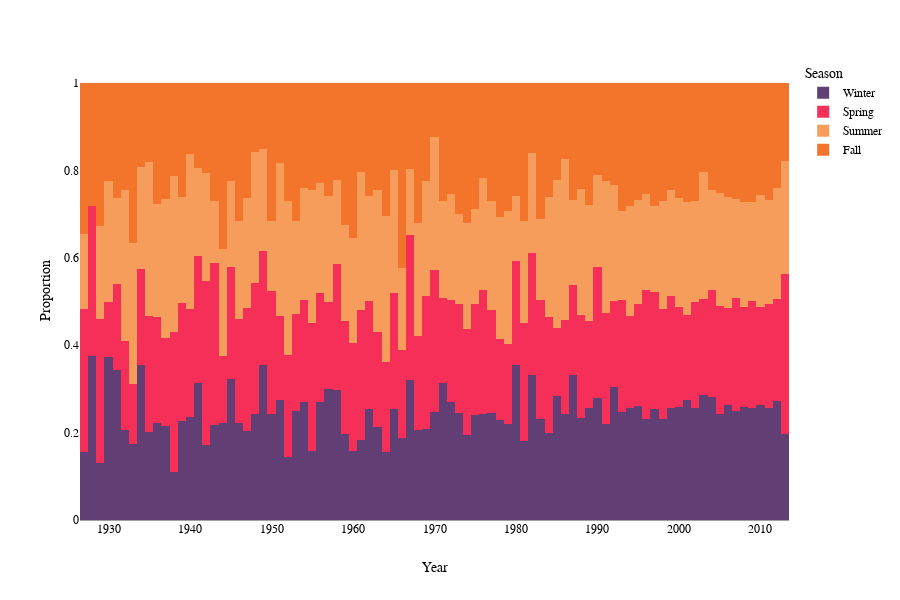

The code cell stored with this chart in its notebook:
### Code cell
# Group by 'year' and 'season' and calculate the fraction for each season
df_grouped = total_name_by_movie.groupby(['year', 'season'])['is_significant'].mean().reset_index()

# Resetting index to make 'year' and 'category' regular columns
df_reset = df_grouped.reset_index()

# Pivot the table to have 'category' as columns
pivot_table = df_reset.pivot_table(index='year', columns='season', values='is_significant', fill_value=0).reset_index()
display(pivot_table.sample(2))

# Calculate proportions for each category
pivot_table['total'] = pivot_table[['Winter', 'Spring', 'Summer', 'Fall']].sum(axis=1)
pivot_table['proportion_winter'] = pivot_table['Winter'] / pivot_table['total']
pivot_table['proportion_spring'] = pivot_table['Spring'] / pivot_table['total']
pivot_table['proportion_summer'] = pivot_table['Summer'] / pivot_table['total']
pivot_table['proportion_fall'] = pivot_table['Fall'] / pivot_table['total']

# Melt the pivot_table for better plotting
melted_df = pivot_table.melt(id_vars='year', value_vars=['proportion_winter', 'proportion_spring', 'proportion_summer', 'proportion_fall'],
                              var_name='season', value_name='proportion')

colors = ['#613F75', '#F52F57', '#F79D5C', '#F3752B']

# Plotting with Plotly
fig = px.bar(melted_df, x='year', y='proportion', color='season',
             labels={'proportion': 'Proportion', 'year': 'Year', 'season': 'Season'},
             color_discrete_sequence=colors,
             height=600,
            #  title='Proportion of Significance by Season Over Years',
             )

# Update the legend labels for each trace
fig.data[0].name = 'Winter'
fig.data[1].name = 'Spring'
fig.data[2].name = 'Summer'
fig.data[3].name = 'Fall'

fig.update_yaxes(title_standoff=10)
fig.update_layout(bargap=0)

# Show the plot
fig.show()

# Export to html
fig.write_html('q1_proportion_per_season.html', include_plotlyjs="cdn", config={'displayModeBar': False})
